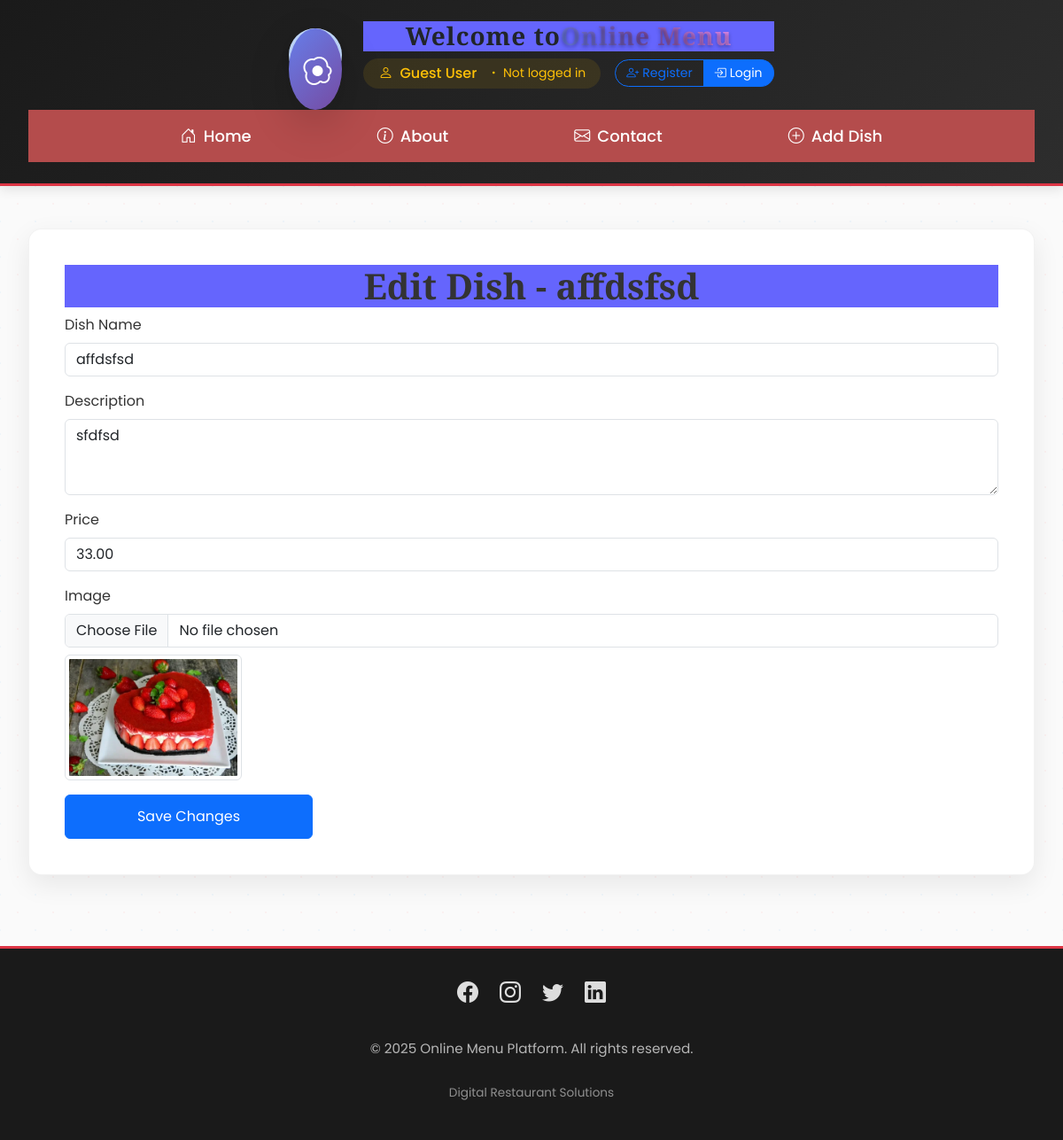
/dish/edit/16/, run on the app's committed database.
### online_menu/models.py (models this page shows, shortened)
class Dish(models.Model):
    CATEGORY_CHOICES = [
        ('starter', 'Starter'),
        ('main', 'Main'),
        ('dessert', 'Dessert'),
        ('drink', 'Drink'),
    ]
    dish_name = models.CharField(max_length=100, verbose_name="dish's name")
    description = models.TextField(null=True, blank=True, verbose_name="Description")
    price = models.DecimalField(max_digits=8, decimal_places=2, verbose_name="Price")
    category = models.CharField(max_length=50, choices=CATEGORY_CHOICES, verbose_name="category")
    image = models.ImageField(upload_to='media/', verbose_name="Image")

### online_menu/views.py (the view, shortened to what this page needs)
# urls.py: path('dish/edit/<int:dish_id>/', dish_edit, name='dish_edit'),
def dish_edit(request, dish_id):
    if request.method == 'GET':
        dish = Dish.objects.get(id=dish_id)
        return render(request, 'edit_dish.html', {'dish': dish})

### templates/edit_dish.html (shortened to what this page needs)
{% extends "base.html" %}
{% block main %}
    <h1>Edit Dish - {{ dish.dish_name }}</h1>
    <form method="post" enctype="multipart/form-data">
        <div class="mb-3">
            <label for="dish_name" class="form-label">Dish Name</label>
            <input type="text" class="form-control" id="dish_name" name="dish_name" value="{{ dish.dish_name }}" required>
        </div>
        <div class="mb-3">
            <label for="description" class="form-label">Description</label>
            <textarea class="form-control" id="description" name="description" rows="3" required>{{ dish.description }}</textarea>
        </div>
        <div class="mb-3">
            <label for="price" class="form-label">Price</label>
            <input type="number" class="form-control" id="price" name="price" value="{{ dish.price }}" required>
        </div>
        <div class="mb-3">
            <label for="image" class="form-label">Image</label>
            <input type="file" class="form-control" id="image" name="image">
            {% if dish.image %}
                <img src="{{ dish.image.url }}" alt="{{ dish.dish_name }}" class="img-thumbnail mt-2" style="max-width: 200px;">
            {% endif %}
        </div>
        <button type="submit" class="btn btn-primary">Save Changes</button>
    </form>
{% endblock main %}

### static/css/base.css (style rules this page uses)
* { margin: 0; padding: 0; box-sizing: border-box; }
body { font-family: Arial, sans-serif; }

### static/css/home.css (style rules this page uses)
* { margin: 0; padding: 0; }
img { height: 280px; width: 100%; border-radius: 10px 10px 0px 0px; }
h1 { background-color: rgb(101, 101, 253); font-size: 50px; display: flex; justify-content: center; }
body { background-color: rgb(179, 179, 179); }
button { background-color: gray; color: black; width: 280px; height: 50px; display: flex; justify-content: center; align-items: center; margin-left: 150px; font-size: 20px; margin-top: 10px; }

### static/css/about.css (style rules this page uses)
* { margin: 0; padding: 0; box-sizing: border-box; }
body { font-family: "Poppins", sans-serif; line-height: 1.6; color: #333; background-color: #f9f9f9; }

### templates/base.html (style rules this page uses)
:root { --primary-color: #dc3545; --secondary-color: #ff6b6b; --dark-color: #212529; --light-color: #f8f9fa; --gold-color: #ffd700; --transition: all 0.3s ease; }
* { margin: 0; padding: 0; box-sizing: border-box; }
body { font-family: 'Poppins', sans-serif; background-color: #fefefe; color: #333; min-height: 100vh; display: flex; flex-direction: column; }
h1, h2, h3, h4, h5, h6 { font-family: 'Playfair Display', serif; font-weight: 600; }

### data on the page
Dish: dish_name "affdsfsd", description "sfdfsd", price "33.00", image (picture)
